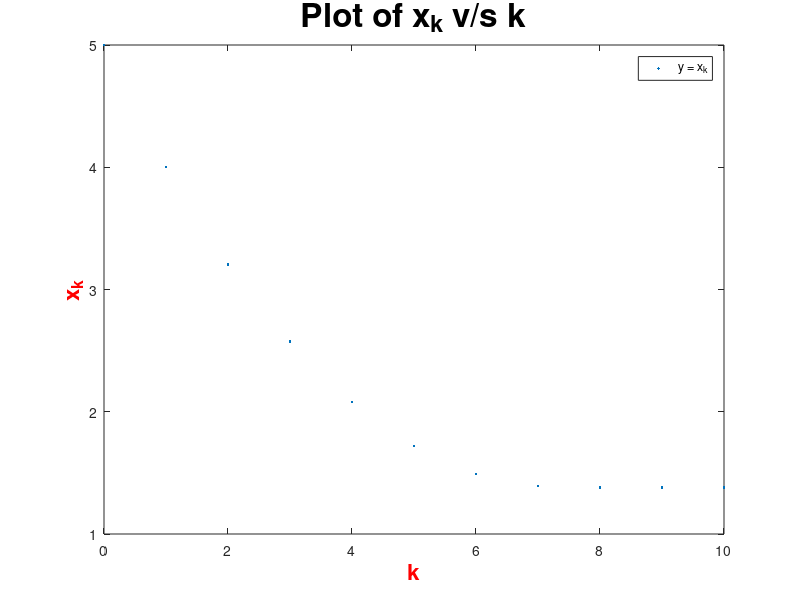

The MATLAB source for this figure:
# Input prompts for user input
prompt0 = "Enter the value of x_0 ";
prompt1 = "Enter A ";
prompt2 = "Enter n ";

# Prompting the user for input
x_0 = input(prompt0);
A = input(prompt1);
n = input (prompt2);

# Initialising the variables 
x_prev = x_0;
count = 1;
x = 1/n*((n-1)*x_prev + A/(x_prev)^(n-1));
matrix = [0 x_prev;1 x];			# Matrix for easier access of value of x_k for a particular k

# Iterating through the recurrence relation to get the value of x such that the accuracy  is<= 10^ -11
while abs(x - x_prev) >= 10^-6
  count++;
  x_prev = x;
  x = 1/n*((n-1)*x_prev + A/(x_prev)^(n-1));
  new_row = [count x];				# Adding a new row to the matrix
  matrix = [matrix; new_row];
end

# Code for Graph 
figure;						# Initialising the plot
plot(matrix(:,1),matrix(:,2),".");	
title('Plot of x_k v/s k','Fontsize',24,'FontWeight','bold','Color','k')	# Title
legend('y = x_k')								# Legend
xlabel('k','Fontsize',16,'FontWeight','bold','Color','r')			# Labels
ylabel('x_k','Fontsize',16,'FontWeight','bold','Color','r')

# Printing output
printf("Value %dth root of %f = %.5f\n",n,A,x)					
